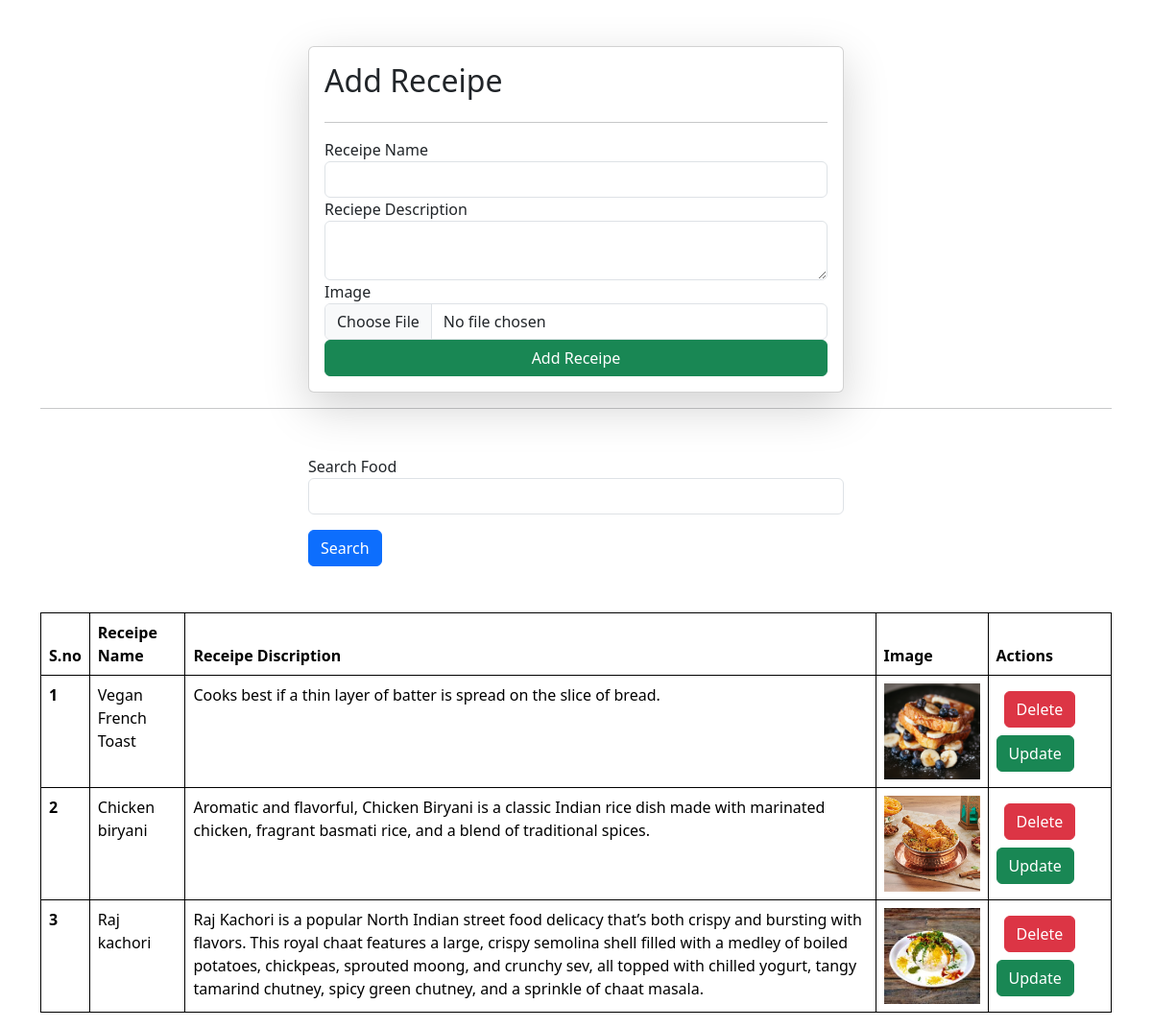
Screenshot of /receipes/ with the database file from the repository.
### vege/models.py (models this page shows)
class receipe(models.Model):
    receipe_name=models.CharField(max_length=100)
    receipe_description=models.TextField()
    receipe_image=models.ImageField(upload_to="receipe/")

### vege/views.py (the view, shortened to what this page needs)
# urls.py: path('receipes/',receipes,name='receipes'),
def receipes(request):
    queryset=receipe.objects.all()
    if request.GET.get('search'):
        queryset=queryset.filter(receipe_name__icontains=request.GET.get('search'))
    context={'receipes':queryset}
    return render(request,'receipes.html',context)

### vege/Templates/receipes.html (shortened to what this page needs)
{% extends "base.html" %}
{% block start %}
<div class="container mt-5">
    <form class="col-6 mx-auto card p-3 shadow-lg" method="post" enctype="multipart/form-data">
      <h2>Add Receipe</h2>
      <hr>
      <div class="form-group">
         <label for="exampleInputEmail1">Receipe Name</label>
         <input name="receipe_name" required type="text" class="form-control">
      </div>
      <div class="form-group">
         <label for="exampleInputPassword1"name="receipe_description">Reciepe Description</label>
         <textarea class="form-control" name="receipe_description" required></textarea>
      </div>
      <div class="form-group">
         <label for="exampleInputPassword1">Image</label>
         <input name="receipe_image" type="file" class="form-control">
      </div>
         <button type="submit" class="btn btn-success">Add Receipe</button>
    </form>
      <hr>
      <div class="mt-5">
         <div class="mx-auto col-6">
         <form method="get">
            <div class="mb-3">
              <label for="exampleInputEmail1">Search Food</label>
              <input name="search" type="text" class="form-control" value="{{ request.GET.search }}">
            </div>
            <button type="submit" class="btn btn-primary">Search</button>
         </div>
      </div>
    <table class="table mt-5">
      <thead>
         <tr>
           <th scope="col">S.no</th>
           <th scope="col">Receipe Name</th>
           <th scope="col">Receipe Discription</th>
           <th scope="col">Image</th>
           <th scope="col">Actions</th>
         </tr>
      </thead>
      <tbody>
         {% for receipe in receipes %}
         <tr>
           <th scope="row">{{forloop.counter}}</th>
           <td>{{receipe.receipe_name}}</td>
           <td>{{receipe.receipe_description}}</td>
           <td>
              <img src="{{ receipe.receipe_image.url }}" width="100" alt="{{ receipe.receipe_name }}">
            </td>
             <td>
               <a href="/delete-receipe/{{receipe.id}}/" class="btn btn-danger m-2">Delete</a>
               <a href="/update-receipe/{{receipe.id}}/" class="btn btn-success">Update</a>
             </td>
         </tr>
         {% endfor %}
      </tbody>
    </table>
</div>
{%endblock%}

### home/Templates/base.html (shortened to what this page needs)
<!DOCTYPE html>
<html lang="en">
<head>
    <link href="https://cdn.jsdelivr.net/npm/bootstrap@5.3.7/dist/css/bootstrap.min.css" rel="stylesheet">
</head>
<body>
   {% block start %}
   {%endblock%}
</body>
</html>

### home/Templates/base.html (style rules this page uses)
table, th, td { border: 1px solid black; }

### rows the page displays
receipe: receipe_name "Vegan French Toast", receipe_description "Cooks best if a thin layer of batter is spread on the slice of bread.", receipe_image (picture)
receipe: receipe_name "Chicken biryani", receipe_description "Aromatic and flavorful, Chicken Biryani is a classic Indian rice dish made with marinated chicken, fragrant basmati rice, and a blend of traditional spices.", receipe_image (picture)
receipe: receipe_name "Raj kachori", receipe_description "Raj Kachori is a popular North Indian street food delicacy that’s both crispy and bursting with flavors. This royal chaat features a large, crispy semolina shell filled with a medley of boiled potatoes, chickpeas, sprouted moong, and crunchy sev, all topped with chilled yogurt, tangy tamarind chutney, spicy green chutney, and a sprinkle of chaat masala.", receipe_image (picture)
